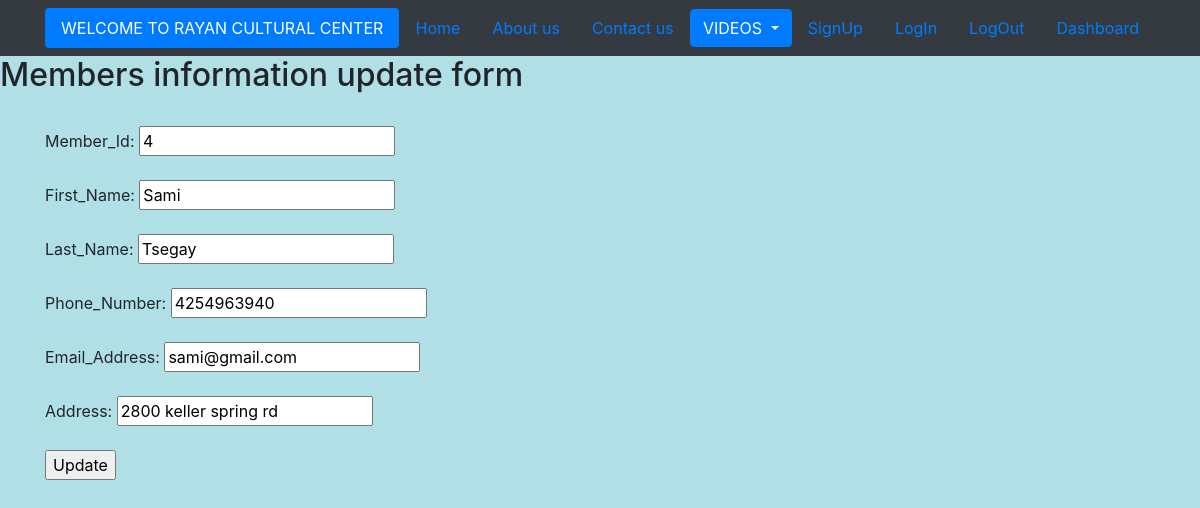
The page /update/4/ on the database its author committed.
### testapp/models.py (models this page shows)
class Membership(models.Model):
    member_id =models.IntegerField()
    first_name= models.CharField(max_length =64)
    last_name = models.CharField(max_length = 64)
    phone_number = models.IntegerField()
    email_address =models.EmailField()
    address = models.CharField(max_length = 255)

### testapp/views.py (the view)
# urls.py: url(r'^update/(?P<id>\d+)/$', views.update_view),
def update_view(request, id):
    member =Membership.objects.get(id = id)
    if request.method=='POST':
        form = MembershipForm(request.POST, instance=member)
        if form.is_valid():
            form.save()
            return render(request, 'testapp/updated.html')
    return render(request, 'testapp/update.html', {'member': member})

### testapp/templates/testapp/update.html (shortened to what this page needs)
<!DOCTYPE html>
{%extends 'testapp/base.html'%}
{% load static %}
{%block body-block%}
<h2>Members information update form</h2><br>
<div class = "container">
<form method="post">
    Member_Id: <input type="text" name="member_id" value="{{member.member_id}}"><br><br>
    First_Name: <input type="text" name="first_name" value="{{member.first_name}}"><br><br>
    Last_Name: <input type="text" name="last_name" value="{{member.last_name}}"><br><br>
    Phone_Number: <input type="text" name="phone_number" value="{{member.phone_number}}"><br><br>
    Email_Address: <input type="text" name="email_address" value="{{member.email_address}}"><br><br>
    Address: <input type="text" name="address" value="{{member.address}}"><br><br>
            <input type="submit" name="" value="Update">
</form>
</div>
{%endblock%}

### testapp/templates/testapp/base.html (style rules this page uses)
body { background-color: powderblue; }

### rows shown on the page
Membership: member_id "4", first_name "Sami", last_name "Tsegay", phone_number "4254963940", email_address "sami@gmail.com", address "2800 keller spring rd"
